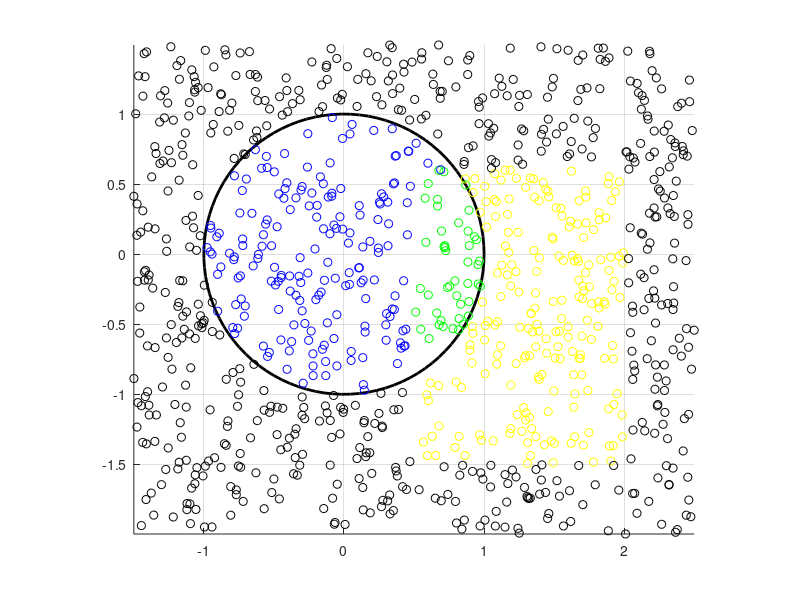

Source code (MATLAB):
clear;clf;hold on
n = 1000
xn = (rand(n,1)-0.5)*4 + 0.5;
yn = -3.5*rand(n,1) + 1.5;

% draw circle
theta = linspace(0, 2*pi, 100);
x = cos(theta);
y = sin(theta);
plot(x,y,'k','linewidth',2)

% define rectangle
Uy = 0.6;Dy=-1.5;Lx=0.5;Rx=2;

% in circle and rectangle
count1=0;
% in circle, not in rectangle
count2=0;
% not in circle, but in rectangle
count3=0;
% not in circle, and not in rectangle
count4=0;

for i = 1:n
  if sqrt(xn(i)^2 + yn(i)^2) <= 1
    if xn(i)>=Lx && xn(i)<=Rx && yn(i)<=Uy && yn(i)>=Dy
      count1 = count1+1;
      case1x(count1) = xn(i);
      case1y(count1) = yn(i);
    else
      count2 = count2+1;
      case2x(count2) = xn(i);
      case2y(count2) = yn(i);
    endif
  else
    if xn(i)>=Lx && xn(i)<=Rx && yn(i)<=Uy && yn(i)>=Dy
      count3 = count3+1;
      case3x(count3) = xn(i);
      case3y(count3) = yn(i);
    else
      count4 = count4+1;
      case4x(count4) = xn(i);
      case4y(count4) = yn(i);
    endif
  endif
end

plot(case1x, case1y,'go')
plot(case2x, case2y,'bo')
plot(case3x, case3y,'yo')
plot(case4x, case4y,'ko')

axis image; grid on

rate = count1/(count1+count3);
S = (Rx-Lx)*(Uy-Dy);
Area = S * rate

p = 0.3;
q = 0.6+sqrt(0.75);
theta = 2*asin(0.5*sqrt(p^2+q^2))
pq = p*q
inside = (p^2+q^2)*(1-0.25*sqrt(p^2+q^2))
middle = pq+theta-sqrt(inside)
exact = 0.5*(middle)
